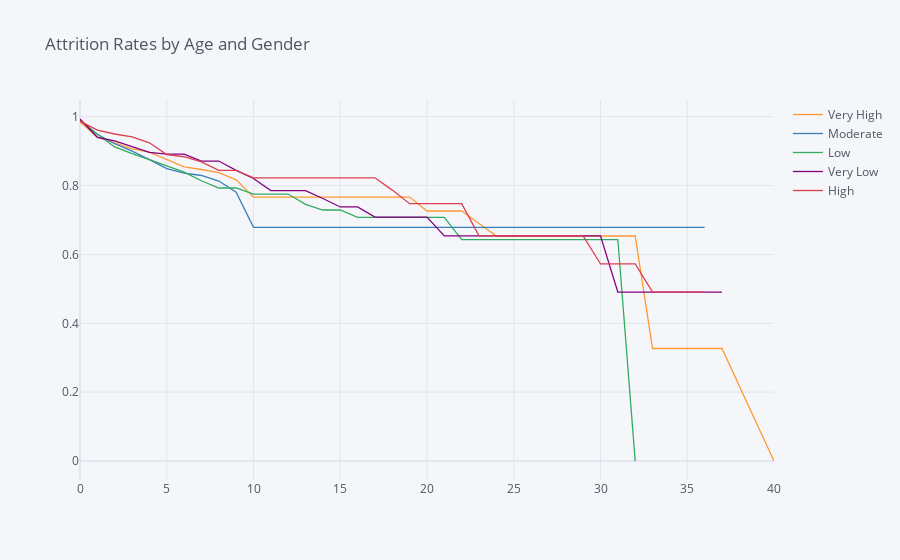

Notebook code cell kept with this figure:
### Markdown cell above
## 9. Let examine how compensation affects attrition.

- Use the `pd.qcut` method to bin the HourlyRate field into 5 different pay grade categories (Very Low, Low, Moderate, High, and Very High).
- Generate and plot survival curves showing employee retention by pay grade and age.

### Code cell
data['pay_grade'] = pd.qcut(data.HourlyRate, 5, labels=['Very Low', 'Low', 'Moderate', 'High','Very High'])
points = survival(data,  'pay_grade', 'YearsAtCompany','Attrition')
points.iplot(kind='line', title='Attrition Rates by Age and Gender')

### Figure 1 — Plotly figure (JSON) as saved in the notebook; plotly's stock layout.template omitted (floating-point values rounded to 4 significant figures)
{"data": [{"line": {"color": "rgba(255, 153, 51, 1.0)", "dash": "solid", "shape": "linear", "width": 1.3}, "mode": "lines", "name": "Very High", "text": "", "type": "scatter", "x": [0, 1, 2, 3, 4, 5, 6, 7, 8, 9, 10, 11, 12, 13, 14, 15, 16, 17, 18, 19, 20, 21, 22, 23, 24, 25, 26, 27, 29, 30, 31, 32, 33, 34, 36, 37, 40], "y": [0.9854, 0.9406, 0.9243, 0.9067, 0.8969, 0.8752, 0.8543, 0.8468, 0.8376, 0.8169, 0.7666, 0.7666, 0.7666, 0.7666, 0.7666, 0.7666, 0.7666, 0.7666, 0.7666, 0.7666, 0.7263, 0.7263, 0.7263, 0.69, 0.6537, 0.6537, 0.6537, 0.6537, 0.6537, 0.6537, 0.6537, 0.6537, 0.3268, 0.3268, 0.3268, 0.3268, 0]}, {"line": {"color": "rgba(55, 128, 191, 1.0)", "dash": "solid", "shape": "linear", "width": 1.3}, "mode": "lines", "name": "Moderate", "text": "", "type": "scatter", "x": [0, 1, 2, 3, 4, 5, 6, 7, 8, 9, 10, 11, 12, 13, 14, 15, 16, 17, 18, 19, 20, 21, 22, 23, 24, 25, 26, 27, 29, 30, 31, 32, 33, 34, 36, 37, 40], "y": [0.9893, 0.9493, 0.9215, 0.8999, 0.8755, 0.8491, 0.8364, 0.8294, 0.8133, 0.7812, 0.6787, 0.6787, 0.6787, 0.6787, 0.6787, 0.6787, 0.6787, 0.6787, 0.6787, 0.6787, 0.6787, 0.6787, 0.6787, 0.6787, 0.6787, 0.6787, 0.6787, 0.6787, 0.6787, 0.6787, 0.6787, 0.6787, 0.6787, 0.6787, 0.6787, "", ""]}, {"line": {"color": "rgba(50, 171, 96, 1.0)", "dash": "solid", "shape": "linear", "width": 1.3}, "mode": "lines", "name": "Low", "text": "", "type": "scatter", "x": [0, 1, 2, 3, 4, 5, 6, 7, 8, 9, 10, 11, 12, 13, 14, 15, 16, 17, 18, 19, 20, 21, 22, 23, 24, 25, 26, 27, 29, 30, 31, 32, 33, 34, 36, 37, 40], "y": [0.9899, 0.949, 0.9123, 0.8926, 0.8755, 0.8567, 0.8392, 0.8141, 0.7931, 0.7931, 0.7755, 0.7755, 0.7755, 0.7456, 0.7291, 0.7291, 0.7076, 0.7076, 0.7076, 0.7076, 0.7076, 0.7076, 0.6433, 0.6433, 0.6433, 0.6433, 0.6433, 0.6433, 0.6433, 0.6433, 0.6433, 0, "", "", "", "", ""]}, {"line": {"color": "rgba(128, 0, 128, 1.0)", "dash": "solid", "shape": "linear", "width": 1.3}, "mode": "lines", "name": "Very Low", "text": "", "type": "scatter", "x": [0, 1, 2, 3, 4, 5, 6, 7, 8, 9, 10, 11, 12, 13, 14, 15, 16, 17, 18, 19, 20, 21, 22, 23, 24, 25, 26, 27, 29, 30, 31, 32, 33, 34, 36, 37, 40], "y": [0.9935, 0.9403, 0.9297, 0.9139, 0.8963, 0.8914, 0.8914, 0.8713, 0.8713, 0.8444, 0.8206, 0.7857, 0.7857, 0.7857, 0.7625, 0.7379, 0.7379, 0.7084, 0.7084, 0.7084, 0.7084, 0.6539, 0.6539, 0.6539, 0.6539, 0.6539, 0.6539, 0.6539, 0.6539, 0.6539, 0.4904, 0.4904, 0.4904, 0.4904, 0.4904, 0.4904, ""]}, {"line": {"color": "rgba(219, 64, 82, 1.0)", "dash": "solid", "shape": "linear", "width": 1.3}, "mode": "lines", "name": "High", "text": "", "type": "scatter", "x": [0, 1, 2, 3, 4, 5, 6, 7, 8, 9, 10, 11, 12, 13, 14, 15, 16, 17, 18, 19, 20, 21, 22, 23, 24, 25, 26, 27, 29, 30, 31, 32, 33, 34, 36, 37, 40], "y": [0.9872, 0.9609, 0.9499, 0.9418, 0.9243, 0.8901, 0.8838, 0.8691, 0.844, 0.844, 0.8227, 0.8227, 0.8227, 0.8227, 0.8227, 0.8227, 0.8227, 0.8227, 0.7869, 0.7475, 0.7475, 0.7475, 0.7475, 0.6541, 0.6541, 0.6541, 0.6541, 0.6541, 0.6541, 0.5723, 0.5723, 0.5723, 0.4906, 0.4906, 0.4906, "", ""]}], "layout": {"legend": {"bgcolor": "#F5F6F9", "font": {"color": "#4D5663"}}, "paper_bgcolor": "#F5F6F9", "plot_bgcolor": "#F5F6F9", "title": {"font": {"color": "#4D5663"}, "text": "Attrition Rates by Age and Gender"}, "xaxis": {"gridcolor": "#E1E5ED", "showgrid": true, "tickfont": {"color": "#4D5663"}, "title": {"font": {"color": "#4D5663"}, "text": ""}, "zerolinecolor": "#E1E5ED"}, "yaxis": {"gridcolor": "#E1E5ED", "showgrid": true, "tickfont": {"color": "#4D5663"}, "title": {"font": {"color": "#4D5663"}, "text": ""}, "zerolinecolor": "#E1E5ED"}}}
